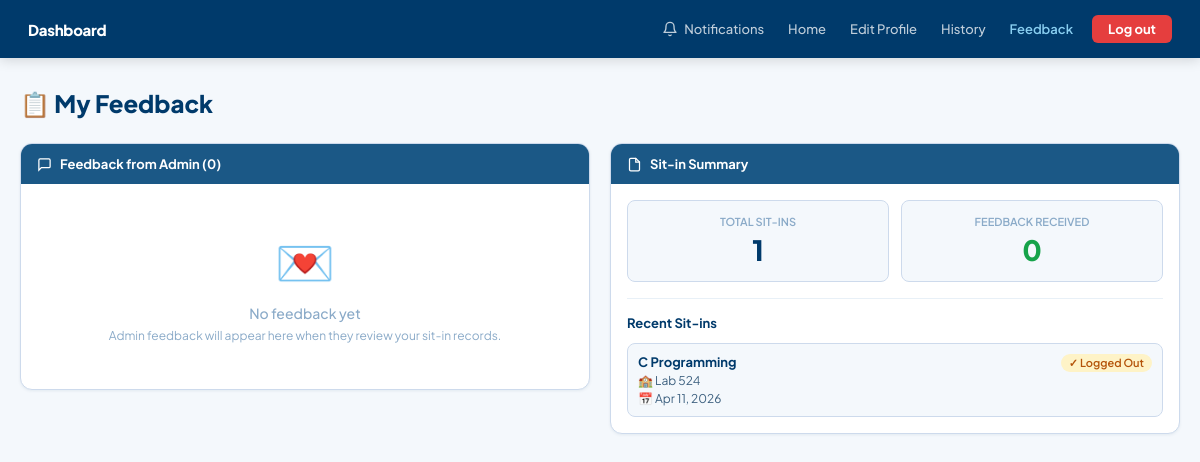
Screenshot of /feedback.php (signed in) with the database file from the repository.
### tables this page shows
CREATE TABLE IF NOT EXISTS sit_in_history (
    id              INT AUTO_INCREMENT PRIMARY KEY,
    student_id      INT         NOT NULL,
    id_number       VARCHAR(20) NOT NULL,
    fullname        VARCHAR(255)NOT NULL,
    sit_purpose     VARCHAR(255)NOT NULL,
    laboratory      VARCHAR(50) NOT NULL,
    login_time      DATETIME    DEFAULT NULL,
    logout_time     DATETIME    DEFAULT NULL,
    date            DATE        NOT NULL,
    created_at      TIMESTAMP DEFAULT CURRENT_TIMESTAMP,
    FOREIGN KEY (student_id) REFERENCES students(id) ON DELETE CASCADE
);

### feedback.php (the view, shortened to what this page needs)
<?php
require_once 'db.php';
try {
    $pdo->exec("CREATE TABLE IF NOT EXISTS feedback (
        id              INT AUTO_INCREMENT PRIMARY KEY,
        sitin_id        INT         NOT NULL,
        student_id      INT         NOT NULL,
        admin_feedback  TEXT        NOT NULL,
        admin_name      VARCHAR(100) DEFAULT 'CCS Admin',
        created_at      TIMESTAMP   DEFAULT CURRENT_TIMESTAMP,
        FOREIGN KEY (sitin_id) REFERENCES sit_in_history(id) ON DELETE CASCADE,
        FOREIGN KEY (student_id) REFERENCES students(id) ON DELETE CASCADE
    )");
} catch (Exception $e) {  }
$student_id = (int)$_SESSION['student_id'];
$feedback = $pdo->prepare("
    SELECT f.*, s.sit_purpose, s.laboratory, s.login_time, s.logout_time, s.date
    FROM feedback f
    JOIN sit_in_history s ON f.sitin_id = s.id
    WHERE f.student_id = ?
    ORDER BY f.created_at DESC
");
$feedback->execute([$student_id]);
$feedback_records = $feedback->fetchAll();
$sitin_history = $pdo->prepare("
    SELECT * FROM sit_in_history
    WHERE student_id = ?
    ORDER BY created_at DESC
    LIMIT 10
");
$sitin_history->execute([$student_id]);
$sit_ins = $sitin_history->fetchAll();
$total_feedback = count($feedback_records);
$total_sitin = count($sit_ins);
?>
<!DOCTYPE html>
<html lang="en">
<head>
</head>
<body>
<nav>
  <div class="nav-brand">Dashboard</div>
  <div class="nav-links">
    <div class="notif-wrap">
      <button class="notif-btn" onclick="toggleNotif()" id="notifBtn">
        <span class="bell-wrap">
          <svg viewBox="0 0 24 24" width="16" height="16" fill="none" stroke="currentColor" stroke-width="2" stroke-linecap="round" stroke-linejoin="round">
            <path d="M18 8A6 6 0 0 0 6 8c0 7-3 9-3 9h18s-3-2-3-9"/>
            <path d="M13.73 21a2 2 0 0 1-3.46 0"/>
          </svg>
        </span>
        Notifications
      </button>
    </div>
    <a href="Homepage.php">Home</a>
    <a href="profile.php">Edit Profile</a>
    <a href="history.php">History</a>
    <a href="feedback.php" class="active">Feedback</a>
    <a href="logout.php" class="btn-logout">Log out</a>
  </div>
</nav>
<div class="page-body">
  <div class="page-title">📋 My Feedback</div>
  <div class="content-grid">
    <div>
      <div class="card">
        <div class="card-head">
          <svg style="width:15px;height:15px;stroke:#fff;fill:none;stroke-width:2;stroke-linecap:round;" viewBox="0 0 24 24"><path d="M21 15a2 2 0 0 1-2 2H7l-4 4V5a2 2 0 0 1 2-2h14a2 2 0 0 1 2 2z"/></svg>
          <h2>Feedback from Admin (<?= $total_feedback ?>)</h2>
        </div>
        <div class="card-body">
          <?php if ($feedback_records): foreach ($feedback_records as $fb): ?>
          <div class="feedback-item">
            <div class="feedback-header">
              <span class="feedback-admin">💬 <?= htmlspecialchars($fb['admin_name']) ?></span>
              <span class="feedback-date"><?= date('M d, Y h:i A', strtotime($fb['created_at'])) ?></span>
            </div>
            <div class="feedback-sitin-ref">
              <strong><?= htmlspecialchars($fb['sit_purpose']) ?></strong> in Lab <?= htmlspecialchars($fb['laboratory']) ?>
            </div>
            <div class="feedback-content">
              <?= htmlspecialchars($fb['admin_feedback']) ?>
            </div>
          </div>
          <?php endforeach; else: ?>
          <div class="empty-state">
            <div class="empty-icon">💌</div>
            <div class="empty-text">No feedback yet</div>
            <p style="font-size:12px;margin-top:6px;color:var(--gray-400);">Admin feedback will appear here when they review your sit-in records.</p>
          </div>
          <?php endif; ?>
        </div>
      </div>
    </div>
    <div>
      <div class="card">
        <div class="card-head">
          <svg style="width:15px;height:15px;stroke:#fff;fill:none;stroke-width:2;stroke-linecap:round;" viewBox="0 0 24 24"><path d="M14 2H6a2 2 0 0 0-2 2v16a2 2 0 0 0 2 2h12a2 2 0 0 0 2-2V8z"/><polyline points="14 2 14 8 20 8"/></svg>
          <h2>Sit-in Summary</h2>
        </div>
        <div class="card-body">
          <div class="stats-row">
            <div class="stat-box">
              <div class="stat-label">Total Sit-ins</div>
              <div class="stat-value"><?= $total_sitin ?></div>
            </div>
            <div class="stat-box">
              <div class="stat-label">Feedback Received</div>
              <div class="stat-value" style="color:#16a34a;"><?= $total_feedback ?></div>
            </div>
          </div>
          <h3 style="font-size:13px;font-weight:700;color:var(--blue-dk);margin-bottom:12px;margin-top:16px;padding-top:16px;border-top:1px solid var(--gray-100);">Recent Sit-ins</h3>
          <?php if ($sit_ins): foreach ($sit_ins as $sit):
          ?>
          <div class="sitin-item">
            <div class="sitin-info">
              <div class="sitin-left">
                <div class="sitin-purpose"><?= htmlspecialchars($sit['sit_purpose']) ?></div>
                <div class="sitin-detail">🏫 Lab <?= htmlspecialchars($sit['laboratory']) ?></div>
                <div class="sitin-detail">📅 <?= date('M d, Y', strtotime($sit['date'])) ?></div>
              </div>
              <span class="sitin-status <?= !empty($sit['logout_time']) ? 'completed' : '' ?>">
                <?= !empty($sit['logout_time']) ? '✓ Logged Out' : '● Active' ?>
              </span>
            </div>
          </div>
          <?php endforeach; else: ?>
          <div class="empty-state">
            <p style="font-size:13px;color:var(--gray-400);">No sit-in records yet.</p>
          </div>
          <?php endif; ?>
        </div>
      </div>
    </div>
  </div>
</div>
</body>
</html>

### feedback.php (style rules this page uses)
:root { --blue:#1B5886;--blue-dk:#003A6B;--blue-lt:#e8f4fb;--blue-bd:#89CFF1; --gray-50:#f4f8fc;--gray-100:#e8f0f7;--gray-200:#cddaec;--gray-400:#8aaac8; --gray-600:#3d607f;--gray-800:#1a2e45;--white:#fff; --radius:8px;--radius-lg:12px; --shadow:0 1px 3px rgba(0,58,107,0.08);--shadow-md:0 4px 20px rgba(0,58,107,0.11); --green:#16a34a;--green-lt:#f0fdf4; }
* { box-sizing:border-box;margin:0;padding:0; }
body { font-family:'Plus Jakarta Sans',sans-serif;background:var(--gray-50);color:var(--gray-800);min-height:100vh;font-size:14px; }
nav { background:var(--blue-dk);height:58px;padding:0 28px;display:flex;align-items:center;justify-content:space-between;position:sticky;top:0;z-index:100;box-shadow:0 2px 12px rgba(0,0,0,0.15); }
.nav-brand { font-size:15px;font-weight:800;color:#fff;letter-spacing:-0.02em; }
.nav-links { display:flex;align-items:center;gap:2px; }
.nav-links a { font-size:13px;font-weight:500;color:rgba(255,255,255,0.75);text-decoration:none;padding:6px 11px;border-radius:6px;transition:all .15s;white-space:nowrap; }
.nav-links a.active { color:#89CFF1;font-weight:600; }
.btn-logout { background:#e53e3e !important;color:#fff !important;font-weight:700 !important;border-radius:6px;padding:6px 16px !important;margin-left:6px; }
.page-body { max-width:1200px;margin:0 auto;padding:30px 20px 50px; }
.page-title { font-size:24px;font-weight:800;color:var(--blue-dk);margin-bottom:24px; }
.content-grid { display:grid;grid-template-columns:1fr 1fr;gap:20px;align-items:start; }
.card { background:var(--white);border:1px solid var(--gray-200);border-radius:var(--radius-lg);box-shadow:var(--shadow);overflow:hidden; }
.card-head { background:var(--blue);padding:12px 16px;display:flex;align-items:center;gap:8px; }
.card-head h2 { color:#fff;font-size:13px;font-weight:700; }
.card-body { padding:16px; }
.stats-row { display:grid;grid-template-columns:1fr 1fr;gap:12px;margin-bottom:16px; }
.stat-box { background:var(--gray-50);border:1px solid var(--gray-200);border-radius:var(--radius);padding:14px;text-align:center; }
.stat-label { font-size:11px;font-weight:600;color:var(--gray-400);text-transform:uppercase; }
.stat-value { font-size:28px;font-weight:800;color:var(--blue-dk);margin-top:4px; }
.sitin-item { padding:10px;background:var(--gray-50);border:1px solid var(--gray-200);border-radius:var(--radius);margin-bottom:8px; }
.sitin-item:last-child { margin-bottom:0; }
.sitin-info { display:flex;justify-content:space-between;align-items:flex-start;gap:10px; }
.sitin-left { flex:1; }
.sitin-purpose { font-size:13px;font-weight:700;color:var(--blue-dk); }
.sitin-detail { font-size:12px;color:var(--gray-600);margin-top:3px; }
.sitin-status { display:inline-block;padding:2px 8px;border-radius:12px;font-size:11px;font-weight:600;background:#dcfce7;color:#15803d; }
.sitin-status.completed { background:#fef3c7;color:#b45309; }
.empty-state { text-align:center;padding:30px 20px;color:var(--gray-400); }
.empty-icon { font-size:48px;margin-bottom:12px; }
.empty-text { font-size:14px;font-weight:500; }
.notif-wrap { position:relative; }
.notif-btn { display:flex;align-items:center;gap:6px;font-size:13px;font-weight:500;color:rgba(255,255,255,0.75);background:none;border:none;cursor:pointer;padding:6px 11px;border-radius:6px;font-family:'Plus Jakarta Sans',sans-serif;transition:all .15s; }
.bell-wrap { position:relative;display:inline-flex;align-items:center; }

### rows the page displays
sit_in_history: sit_purpose "C Programming", laboratory "524", date "Apr 11, 2026", shows "✓ Logged Out"

### other values shown
$total_feedback "0"
$total_sitin "1"
